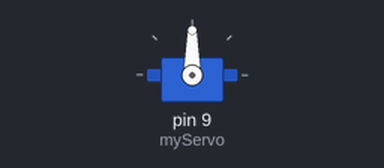
A sketch run on a simulated Arduino Uno, built with avr-gcc and run on an emulated ATmega328P. On the bench: servo. What the sketch prints to the serial monitor is not drawn.

Above: at 0.05 s.
Timing chart, 0 to 3.0 s (numbered marks = the images above):
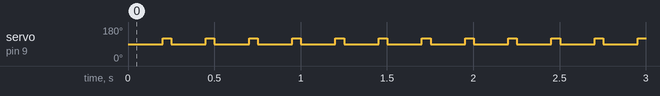

Measured:
- by itself, servo on pin 9 (myServo): alternates 120° for 0.05 s and 90° for 0.20 s

The sketch:

stepper.ino
```cpp
#include <Servo.h>

Servo myServo;
int angle = 0;
void setup(){
    myServo.attach(9);
    Serial.begin(9600);
//    myServo.write(0);
}

void loop(){
//    myServo.write(0.02);
//    myServo.writeMicroseconds(800);
//    delay(100);
//    myServo.writeMicroseconds(1600);
//    delay(300);
//    myServo.writeMicroseconds(1500);
//    delay(2500);
      myServo.write(90);
      delay(200);
      myServo.write(120);
      delay(50);


//    myServo.writeMicroseconds(2000);
    angle = (angle + 10) % 180;
//    myServo.write(angle);
    Serial.println(angle);
}
```
